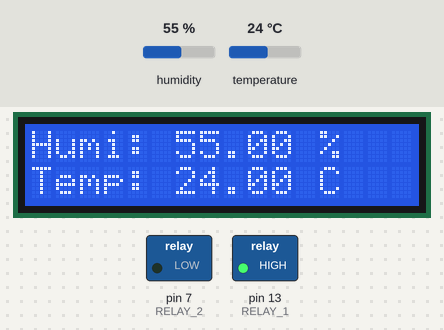
Simulated run of this sketch. Board: Arduino Uno, built with avr-gcc and run on an emulated ATmega328P. On the bench: 16×2 character LCD, switched loads named in the sketch (green lamp = pin HIGH). The test bench sets the inputs (shaded band); at power-on: humidity 55 %, temperature 24 °C. What the sketch prints to the serial monitor is not drawn.

Above: at 3.2 s.
3.3 s: humidity set to 51 %
At 5.2 s:
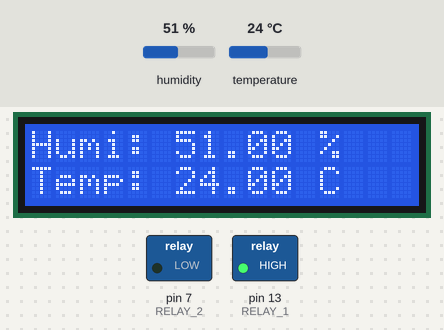
6.0 s: humidity set to 48 %
At 7.3 s:
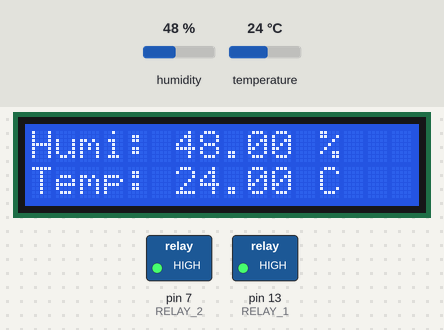
8.7 s: temperature set to 37 °C
At 11.3 s:
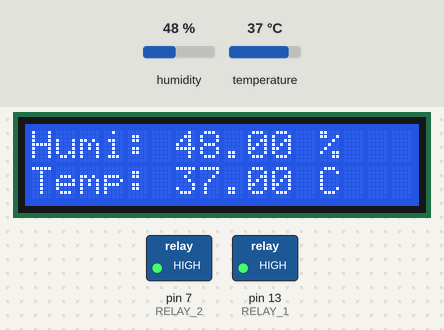
11.8 s: temperature set to 40 °C
At 13.4 s:
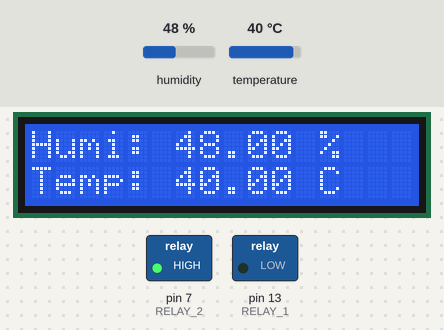
14.5 s: humidity set to 59 %
At 17.5 s:
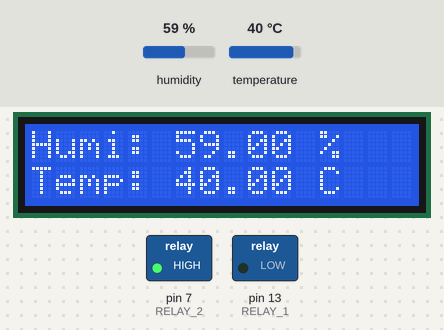
17.9 s: humidity set to 62 %
At 19.5 s:
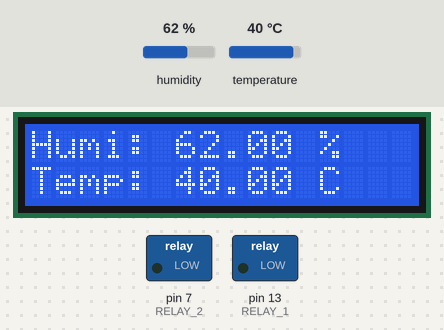
Timing chart, 0 to 21.0 s (numbered marks = the images above; inputs shaded):
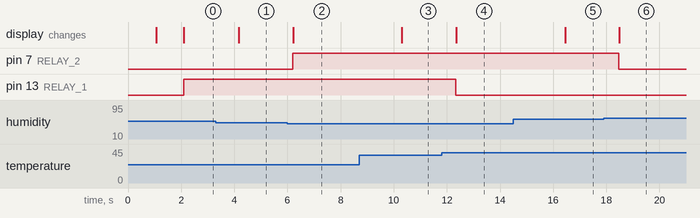

Measured:
- the behaviour switches between 50 and 49 % on humidity (found by bisection; images 1 and 2)
- the behaviour switches between 38 and 39 °C on temperature (found by bisection; images 3 and 4)
- the behaviour switches between 60 and 61 % on humidity (found by bisection; images 5 and 6)
- after the input at 3.3 s, the display: changes after 0.87 s (image 1)
- after the input at 6.0 s, pin 7 (RELAY_2): LOW → HIGH after 0.20 s; the display: changes after 0.21 s (image 2)
- after the input at 8.7 s, the display: changes after 1.6 s (image 3)
- after the input at 11.8 s, pin 13 (RELAY_1): HIGH → LOW after 0.54 s; the display: changes after 0.55 s (image 4)
- after the input at 14.5 s, the display: changes after 1.9 s (image 5)
- after the input at 17.9 s, pin 7 (RELAY_2): HIGH → LOW after 0.58 s; the display: changes after 0.59 s (image 6)

The sketch:

Program_Alarm_Pendeteksi_Kebocoran_Tabung_Gas.ino
```cpp
#include "DHT.h"

#define DHTPIN 2 // definisikan pin yang digunakan utk sensor DHT11

// Tentukan jenis DHT yang digunakan (pilih salah satu)
// Saat ini yang dipilih adalah DHT11
#define DHTTYPE DHT11 // DHT 11


DHT dht(DHTPIN, DHTTYPE);

#define RELAY_ON 1
#define RELAY_OFF 0
#define RELAY_1  13   // pin yang digunakan yaitu pin 13
#define RELAY_2  7    // pin yang digunakan yaitu pin 7

#include <LiquidCrystal.h>
LiquidCrystal lcd(A0, A1, A2, A3, A4, A5);


void setup() {
  Serial.begin(9600);
  Serial.println("DHT11 test!");
  dht.begin();

 // Set pin as output.
  pinMode(RELAY_1, OUTPUT);
  pinMode(RELAY_2, OUTPUT);

 // Initialize relay one as off so that on reset it would be off by default
  digitalWrite(RELAY_1, RELAY_OFF);

  lcd.begin(16, 2);
  lcd.setCursor(0,0);
  lcd.print("PRAK ELEKTRE 2");
  lcd.setCursor(3,1);
  lcd.print("PENETAS TELUR");
  delay(1000);
  lcd.clear();

  lcd.setCursor(2,0);
  lcd.print("Di Buat Oleh");
  lcd.setCursor(2,1);
  lcd.print("NAUFAL NR");
  delay(1000);
  lcd.clear();
}

void loop() {
  // Baca humidity dan temperature
  float h = dht.readHumidity();
  float t = dht.readTemperature();

  // Cek hasil pembacaan, dan tampilkan bila ok
  if (isnan(t) || isnan(h)) {
    Serial.println("Failed to read from DHT");
    return;
  }

  if (t<37.77)// ON
{
  digitalWrite(RELAY_1, RELAY_ON);
}
 else if (t>38.33)//OFF
{
  digitalWrite(RELAY_1, RELAY_OFF);
}

  if (h<50.00)// ON
{
  digitalWrite(RELAY_2, RELAY_ON);
}
 else if (h>60.00)//OFF
{
  digitalWrite(RELAY_2, RELAY_OFF);
}

    Serial.print("Humidity: ");
    Serial.print(h);
    Serial.print(" %t");

    Serial.print("Temperature: ");
    Serial.print(t);
    Serial.println(" *C");

  lcd.setCursor(0,0);
  lcd.print("Humi: ");
  lcd.print(h);
  lcd.print(" %      ");
  lcd.setCursor(0,1);
  lcd.print("Temp: ");
  lcd.print(t);
  lcd.print(" C      ");
}
```
